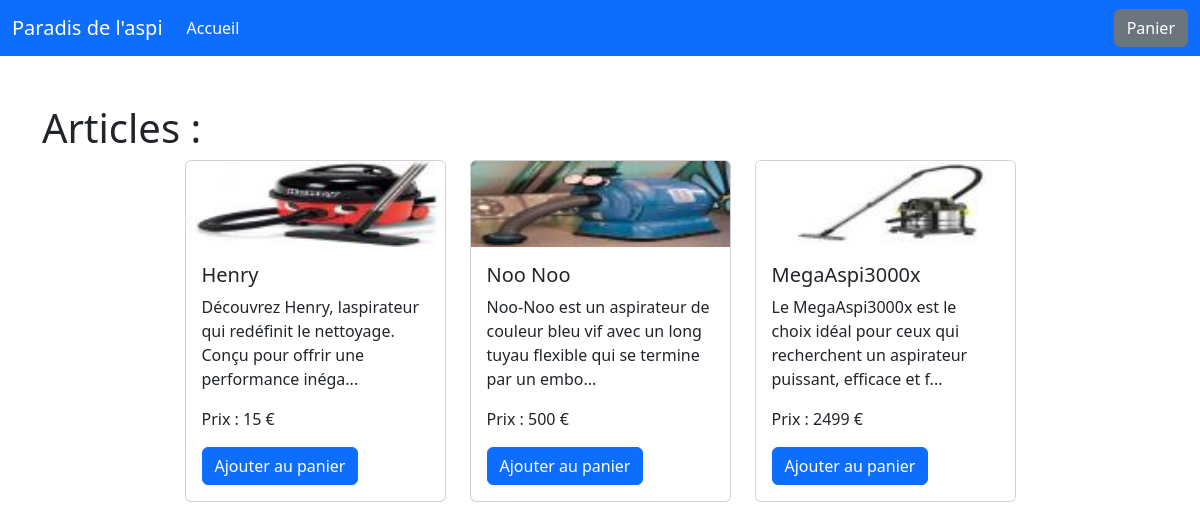
The page / on the database its author committed.
### tables this page shows
CREATE TABLE produit(
idProd numeric(10) PRIMARY KEY,
libelle varchar(255),
prix numeric(10),
descriptif varchar(1024),
image varchar(2048),
vignette varchar(2048));

### index.php (the view, shortened to what this page needs)
<html lang="fr">
<head>
    <link rel="stylesheet" href="node_modules/bootstrap/dist/css/bootstrap.css">
</head>
<body>
    <header>
        <nav class="navbar navbar-expand-lg bg-primary" data-bs-theme="dark">
            <div class="container-fluid">
                <a class="navbar-brand" href="#">Paradis de l'aspi</a>
                <div class="collapse navbar-collapse" id="navbarText">
                    <ul class="navbar-nav me-auto mb-2 mb-lg-0">
                        <li class="nav-item">
                            <a class="nav-link active" aria-current="page" href="#">Accueil</a>
                        </li>
                    </ul>
                    <a href="panier.php" class="btn btn-secondary">
                        Panier
                    </a>
                </div>
            </div>
        </nav>
    </header>
    <h1 class="container mt-5">Articles : </h1>
    <?php
    include 'connexion.php';
    $sql = "SELECT idProd, libelle, prix, descriptif, image, vignette FROM produit";
    $result = mysqli_query($link, $sql);
    if (mysqli_num_rows($result) > 0) {
        echo '<main class="container"><div class="row justify-content-center">';
        while ($row = mysqli_fetch_assoc($result)) {
            $srcImagePath = $row["image"];
            $thumbImagePath = 'thumbnails/' . basename($srcImagePath);
            echo '
    <div class="col-md-3 mb-4 d-flex justify-content-center">
        <div class="card clickable-card" data-bs-toggle="modal" data-bs-target="#modal' . $row["idProd"] . '" style="width: 18rem;">
            <img src="' . $thumbImagePath . '" class="card-img-top" alt="' . $row["libelle"] . '">
            <div class="card-body">
                <h5 class="card-title">' . $row["libelle"] . '</h5>
                <p class="card-text">' . substr($row["descriptif"], 0, 100) . '...</p>
                <p class="card-text"> Prix : ' . $row["prix"] . ' € </p>
                <a href="panier.php" class="btn btn-primary">Ajouter au panier</a>
            </div>
        </div>
    </div>
    <div class="modal fade" id="modal' . $row["idProd"] . '" tabindex="-1" aria-labelledby="modalLabel' . $row["idProd"] . '" aria-hidden="true">
        <div class="modal-dialog">
            <div class="modal-content">
                <div class="modal-header">
                    <h5 class="modal-title" id="modalLabel' . $row["idProd"] . '">' . $row["libelle"] . '</h5>
                    <button type="button" class="btn-close" data-bs-dismiss="modal" aria-label="Close"></button>
                </div>
                <div class="modal-body text-center">
                    <img src="' . $srcImagePath . '" class="img-fluid mb-3" alt="' . $row["libelle"] . '">
                    <p>' . $row["descriptif"] . '</p>
                </div>
                <div class="modal-footer">
                    <button type="button" class="btn btn-secondary" data-bs-dismiss="modal">Fermer</button>
                </div>
            </div>
        </div>
    </div>';
        }
        echo '</div></main>';
    } else {
        echo "Aucun produit trouvé.";
    }
    ?>
</body>
</html>

### rows shown on the page
produit: $row["idProd"] 1 (drawn), image (picture), libelle "Henry", descriptif "Découvrez Henry, laspirateur qui redéfinit le nettoyage. Conçu pour offrir une performance inéga", prix "15"
produit: image (picture), libelle "Noo Noo", descriptif "Noo-Noo est un aspirateur de couleur bleu vif avec un long tuyau flexible qui se termine par un embo", prix "500"
produit: image (picture), libelle "MegaAspi3000x", descriptif "Le MegaAspi3000x est le choix idéal pour ceux qui recherchent un aspirateur puissant, efficace et f", prix "2499"
